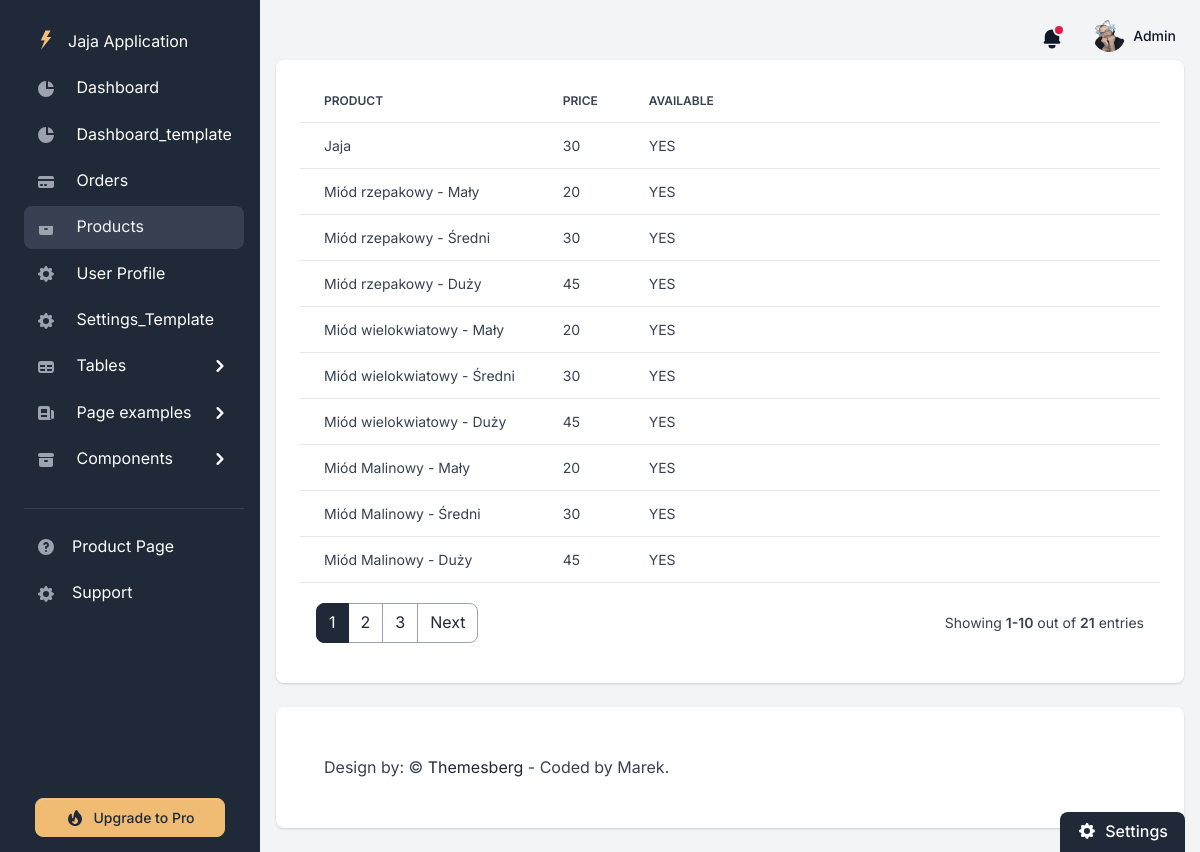
Page /products/1/ (signed in) on the committed database.
### apps/home/models.py (models this page shows, shortened)
class User(AbstractUser):
    name = models.CharField(max_length=255, null=True, blank=False)
    email = models.EmailField(null=True, unique=True, blank=False)
    phone = models.IntegerField(null=True, blank=False)
    address = models.CharField(max_length=200, null=True, blank=False)
    address_number = models.CharField(max_length=50, null=True, blank=False)
    address_city = models.CharField(max_length=50, null=True, blank=False)
    address_zip = models.CharField(max_length=6, null=True, blank=False)
    username = None
    avatar = ResizedImageField(size=[400, 200], null=True, blank=True, default='avatars/avatar.svg', upload_to='avatars')
    background_photo = ResizedImageField(size=[500, 600], null=True, blank=True, default='backgrounds/background.jpg',
                                         upload_to='backgrounds')
    USERNAME_FIELD = 'email'
    REQUIRED_FIELDS = []
    class Meta:
        ordering = ['id']

class Products(models.Model):
    name = models.CharField(max_length=200, null=True, blank=False)
    price = models.IntegerField(null=True, blank=False)
    available = models.BooleanField(null=True, blank=False)
    size = models.ForeignKey(HoneySize, on_delete=models.CASCADE, null=True, blank=True)
    class Meta:
        verbose_name_plural = 'Products'
        ordering = ['id']

class HoneySize(models.Model):
    honey_size = models.CharField(max_length=20, null=True, blank=False)
    class Meta:
        verbose_name_plural = 'Size'
    def __str__(self):
        return self.honey_size

### apps/home/views.py (the view)
# urls.py: path('products/<str:pk>/', views.products_page, name='products'),
@login_required(login_url='/login/')
def products_page(request, pk):
    pk = int(pk)
    products = Products.objects.all()
    products_parts = [products[i:i+10] for i in range(0, len(products), 10)]
    product_range_last = 10 * pk
    product_range_first = product_range_last - 9
    counts_products = len(products)
    count_products_part = len(products_parts)
    pk = int(pk)
    context = {'products': products_parts[pk-1], 'counts_parts': range(1, count_products_part+1),
               'counts_products': counts_products, 'pk': pk, 'product_range_first': product_range_first,
               'product_range_last': product_range_last, 'segment': 'products'}
    return render(request, 'home/product_list.html', context)

### apps/templates/home/product_list.html (shortened to what this page needs)
{% extends "layouts/base.html" %}
{% block content %}
  <div class="card card-body border-0 shadow table-wrapper table-responsive">
      <table class="table table-hover">
          <thead>
              <tr>
                  <th class="border-gray-200" style="width: 25%">Product</th>
                  <th class="border-gray-200" style="width: 10%">Price</th>
                  <th class="border-gray-200" style="width: 65%">Available</th>
              </tr>
          </thead>
          <tbody>
              {% for product in products %}
                <tr>
                    {% if product.size != None %}
                        <td><span class="fw-normal">{{ product.name }} - {{ product.size }}</span></td>
                    {% else %}
                        <td><span class="fw-normal">{{ product.name }}</span></td>
                    {% endif %}
                    <td><span class="fw-normal">{{ product.price }}</span></td>
                    {% if product.available == True %}
                        <td><span class="fw-normal">YES</span></td>
                    {% else %}
                        <td><span class="fw-normal">NO</span></td>
                    {% endif %}
                </tr>
              {% endfor %}
      </table>
      <div class="card-footer px-3 border-0 d-flex flex-column flex-lg-row align-items-center justify-content-between">
          <nav aria-label="Page navigation example">
              <ul class="pagination mb-0">
                  {% for count in counts_parts %}
                    <li id="{{ count }}" class="page-item {% if pk == count%} active {% endif %}">
                      <a class="page-link" href="{% url 'products' count %}">{{ count }}</a>
                    </li>
                  {% endfor %}
                {% if pk != counts_parts|last %}
                    <li class="page-item">
                        <a class="page-link" href="{% url 'product_post' pk 'next' %}">Next</a>
                    </li>
                {% endif %}
              </ul>
          </nav>
          <div class="fw-normal small mt-4 mt-lg-0">
              Showing <b>{{ product_range_first }}-{{ product_range_last }}</b>
              out of
              <b>{{ counts_products }}</b> entries
          </div>
      </div>
  </div>
{% endblock content %}

### apps/templates/layouts/base.html (shortened to what this page needs)
{% load static %}
<!DOCTYPE html>
<html lang="en">
<head>
<link type="text/css" href="/static/assets/vendor/sweetalert2/dist/sweetalert2.min.css" rel="stylesheet">
<link type="text/css" href="/static/assets/vendor/notyf/notyf.min.css" rel="stylesheet">
<link type="text/css" href="/static/assets/css/volt.css" rel="stylesheet">
</head>
<body>
    {% include 'includes/sidebar.html' %}
    <main class="content">
      {% include 'includes/navigation.html' %}
      {% block content %}{% endblock content %}
      {% include 'includes/settings-box.html' %}
      {% include 'includes/footer.html' %}
    </main>
</body>
</html>

### apps/templates/includes/sidebar.html (shortened to what this page needs)
        <nav id="sidebarMenu" class="sidebar d-lg-block bg-gray-800 text-white collapse" data-simplebar>
          <div class="sidebar-inner px-4 pt-3">
            <ul class="nav flex-column pt-3 pt-md-0">
              <li class="nav-item">
                <a href="{% url 'dashboard' %}" class="nav-link d-flex align-items-center">
                  <span class="sidebar-icon">
                    <img src="/static/assets/img/brand/light.svg" height="20" width="20" alt="Volt Logo">
                  </span>
                  <span class="mt-1 ms-1 sidebar-text">Jaja Application</span>
                </a>
              </li>
              <li class="nav-item {% if 'dashboard' in segment %} active {% endif %}">
                <a href="{% url 'dashboard' %}" class="nav-link">
                  <span class="sidebar-icon">
                    <svg class="icon icon-xs me-2" fill="currentColor" viewBox="0 0 20 20" xmlns="http://www.w3.org/2000/svg"><path d="M2 10a8 8 0 018-8v8h8a8 8 0 11-16 0z"></path><path d="M12 2.252A8.014 8.014 0 0117.748 8H12V2.252z"></path></svg>
                  </span>
                  <span class="sidebar-text">Dashboard</span>
                </a>
              </li>
                <li class="nav-item {% if 'dashboard_template' in segment %} active {% endif %}">
                <a href="/dashboard_template.html" class="nav-link">
                  <span class="sidebar-icon">
                    <svg class="icon icon-xs me-2" fill="currentColor" viewBox="0 0 20 20" xmlns="http://www.w3.org/2000/svg"><path d="M2 10a8 8 0 018-8v8h8a8 8 0 11-16 0z"></path><path d="M12 2.252A8.014 8.014 0 0117.748 8H12V2.252z"></path></svg>
                  </span>
                  <span class="sidebar-text">Dashboard_template</span>
                </a>
              </li>
              <li class="nav-item {% if 'orders' in segment %} active {% endif %}">
                <a href="{% url 'orders' %}" class="nav-link">
                  <span class="sidebar-icon">
                  </span>
                  <span class="sidebar-text">Orders</span>
                </a>
              </li>
                <li class="nav-item {% if 'products' in segment %} active {% endif %}">
                <a href="{% url 'products' 1 %}" class="nav-link">
                  <span class="sidebar-icon">
                    <svg class="icon icon-xs me-2" fill="currentColor" viewBox="0 0 20 20" xmlns="http://www.w3.org/2000/svg"><path fill-rule="evenodd" d="M3 8h14v7a2 2 0 01-2 2H5a2 2 0 01-2-2V8zm5 3a1 1 0 011-1h2a1 1 0 110 2H9a1 1 0 01-1-1z" clip-rule="evenodd"></path></svg>
                  </span>
                  <span class="sidebar-text">Products</span>
                </a>
              </li>
              <li class="nav-item {% if 'user_profile' in segment %} active {% endif %}">
                <a href="{% url 'user-profile' %}" class="nav-link">
                  <span class="sidebar-icon">
                  </span>
                  <span class="sidebar-text">User Profile</span>
                </a>
              </li>
                <li class="nav-item {% if 'settings' in segment %} active {% endif %}">
                <a href="/settings_template.html" class="nav-link">
                  <span class="sidebar-icon">
                  </span>
                  <span class="sidebar-text">Settings_Template</span>
                </a>
              </li>
              <li class="nav-item {% if 'tables-bootstrap-' in segment %} active {% endif %}">
                <span
                  class="nav-link  collapsed  d-flex justify-content-between align-items-center"
                  data-bs-toggle="collapse" data-bs-target="#submenu-app">
                  <span>
                    <span class="sidebar-icon">
                      <svg class="icon icon-xs me-2" fill="currentColor" viewBox="0 0 20 20" xmlns="http://www.w3.org/2000/svg"><path fill-rule="evenodd" d="M5 4a3 3 0 00-3 3v6a3 3 0 003 3h10a3 3 0 003-3V7a3 3 0 00-3-3H5zm-1 9v-1h5v2H5a1 1 0 01-1-1zm7 1h4a1 1 0 001-1v-1h-5v2zm0-4h5V8h-5v2zM9 8H4v2h5V8z" clip-rule="evenodd"></path></svg>
                    </span>
                    <span class="sidebar-text">Tables</span>
                  </span>
                  <span class="link-arrow">
                    <svg class="icon icon-sm" fill="currentColor" viewBox="0 0 20 20" xmlns="http://www.w3.org/2000/svg"><path fill-rule="evenodd" d="M7.293 14.707a1 1 0 010-1.414L10.586 10 7.293 6.707a1 1 0 011.414-1.414l4 4a1 1 0 010 1.414l-4 4a1 1 0 01-1.414 0z" clip-rule="evenodd"></path></svg>
                  </span>
                </span>
              </li>
              <li class="nav-item {% if 'page-' in segment %} active {% endif %}">
                <span
                  class="nav-link  collapsed  d-flex justify-content-between align-items-center"
                  data-bs-toggle="collapse" data-bs-target="#submenu-pages">
                  <span>
                    <span class="sidebar-icon">
                    </span>
                    <span class="sidebar-text">Page examples</span>
                  </span>
                  <span class="link-arrow">
                    <svg class="icon icon-sm" fill="currentColor" viewBox="0 0 20 20" xmlns="http://www.w3.org/2000/svg"><path fill-rule="evenodd" d="M7.293 14.707a1 1 0 010-1.414L10.586 10 7.293 6.707a1 1 0 011.414-1.414l4 4a1 1 0 010 1.414l-4 4a1 1 0 01-1.414 0z" clip-rule="evenodd"></path></svg>
                  </span>
                </span>
              </li>
              <li class="nav-item {% if 'components-' in segment %} active {% endif %}">
                <span
                  class="nav-link  collapsed  d-flex justify-content-between align-items-center"
                  data-bs-toggle="collapse" data-bs-target="#submenu-components">
                  <span>
                    <span class="sidebar-icon">
                      <svg class="icon icon-xs me-2" fill="currentColor" viewBox="0 0 20 20" xmlns="http://www.w3.org/2000/svg"><path d="M4 3a2 2 0 100 4h12a2 2 0 100-4H4z"></path><path fill-rule="evenodd" d="M3 8h14v7a2 2 0 01-2 2H5a2 2 0 01-2-2V8zm5 3a1 1 0 011-1h2a1 1 0 110 2H9a1 1 0 01-1-1z" clip-rule="evenodd"></path></svg>
                    </span>
                    <span class="sidebar-text">Components</span>
                  </span>
                  <span class="link-arrow">
                    <svg class="icon icon-sm" fill="currentColor" viewBox="0 0 20 20" xmlns="http://www.w3.org/2000/svg"><path fill-rule="evenodd" d="M7.293 14.707a1 1 0 010-1.414L10.586 10 7.293 6.707a1 1 0 011.414-1.414l4 4a1 1 0 010 1.414l-4 4a1 1 0 01-1.414 0z" clip-rule="evenodd"></path></svg>
                  </span>
                </span>
              </li>
              <li role="separator" class="dropdown-divider mt-4 mb-3 border-gray-700"></li>
              <li class="nav-item">
                <a href="https://appseed.us/admin-dashboards/django-dashboard-volt" target="_blank"
                  class="nav-link d-flex align-items-center">
                  <span class="sidebar-icon">
                  </span>
                  <span class="sidebar-text">Product Page</span>
                </a>
              </li>
              <li class="nav-item">
                <a target="_blank"
                   href="https://appseed.us/support"
                   class="nav-link d-flex align-items-center">
                  <span class="sidebar-icon">
                  </span>
                  <span class="sidebar-text">Support</span>
                </a>
              </li>
              <li class="nav-item">
                <a target="_blank"
                   href="https://appseed.us/admin-dashboards/django-dashboard-volt-pro"
                  class="btn btn-secondary d-flex align-items-center justify-content-center btn-upgrade-pro">
                  <span class="sidebar-icon d-inline-flex align-items-center justify-content-center">
                  </span>
                  <span>Upgrade to Pro</span>
                </a>
              </li>
            </ul>
          </div>
        </nav>

### apps/templates/includes/navigation.html (shortened to what this page needs)
<nav class="navbar navbar-top navbar-expand navbar-dashboard navbar-dark ps-0 pe-2 pb-0">
              <div class="container-fluid px-0">
                <div class="d-flex justify-content-between w-100" id="navbarSupportedContent">
                  <ul class="navbar-nav align-items-center">
                    <li class="nav-item dropdown">
                      <a class="nav-link text-dark notification-bell unread dropdown-toggle" data-unread-notifications="true" href="#" role="button" data-bs-toggle="dropdown" data-bs-display="static" aria-expanded="false">
                        <svg class="icon icon-sm text-gray-900" fill="currentColor" viewBox="0 0 20 20" xmlns="http://www.w3.org/2000/svg"><path d="M10 2a6 6 0 00-6 6v3.586l-.707.707A1 1 0 004 14h12a1 1 0 00.707-1.707L16 11.586V8a6 6 0 00-6-6zM10 18a3 3 0 01-3-3h6a3 3 0 01-3 3z"></path></svg>
                      </a>
                    </li>
                    <li class="nav-item dropdown ms-lg-3">
                      <a class="nav-link dropdown-toggle pt-1 px-0" href="#" role="button" data-bs-toggle="dropdown" aria-expanded="false">
                        <div class="media d-flex align-items-center">
                          <img class="avatar rounded-circle" alt="Image placeholder" src="{{ request.user.avatar.url }}">
                          <div class="media-body ms-2 text-dark align-items-center d-none d-lg-block">
                            <span class="mb-0 font-small fw-bold text-gray-900">
                              <strong>{{ request.user.name }}</strong>
                            </span>
                          </div>
                        </div>
                      </a>
                    </li>
                  </ul>
                </div>
              </div>
            </nav>

### apps/templates/includes/settings-box.html (shortened to what this page needs)
    <div class="card theme-settings bg-gray-800 theme-settings-expand" id="theme-settings-expand">
        <div class="card-body bg-gray-800 text-white rounded-top p-3 py-2">
            <span class="fw-bold d-inline-flex align-items-center h6">
                Settings
            </span>
        </div>
    </div>

### apps/templates/includes/footer.html
<footer class="bg-white rounded shadow p-5 mb-4 mt-4">
    <div class="row">
        <div class="col-12 col-md-4 col-xl-6 mb-4 mb-md-0">
            <p class="mb-0 text-center text-lg-start">
                Design by:
                &copy; <a class="text-primary fw-normal" href="https://themesberg.com" target="_blank">Themesberg</a>
                - Coded by Marek.
            </p>
        </div>
    </div>
</footer>

### rows in the picture
User: user.avatar (picture), user.name "Admin"
Products: name "Jaja", price "30", available "YES"
Products: name "Miód rzepakowy", size "Mały", price "20", available "YES"
Products: name "Miód rzepakowy", size "Średni", price "30", available "YES"
Products: name "Miód rzepakowy", size "Duży", price "45", available "YES"
Products: name "Miód wielokwiatowy", size "Mały", price "20", available "YES"
Products: name "Miód wielokwiatowy", size "Średni", price "30", available "YES"
Products: name "Miód wielokwiatowy", size "Duży", price "45", available "YES"
Products: name "Miód Malinowy", size "Mały", price "20", available "YES"
Products: name "Miód Malinowy", size "Średni", price "30", available "YES"
Products: name "Miód Malinowy", size "Duży", price "45", available "YES"

### other values in the picture
{{ count }} "1" "2" "3"
{{ product_range_first }} "1"
{{ product_range_last }} "10"
{{ counts_products }} "21"
